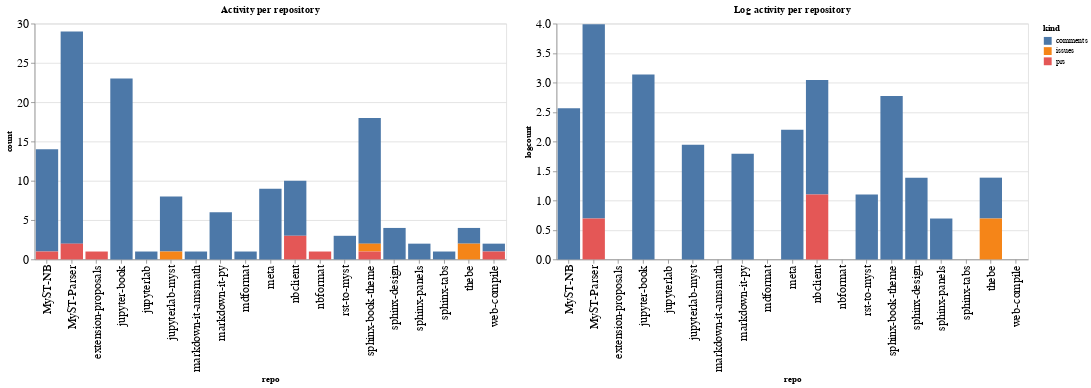

Notebook source saved alongside this figure:
### Code cell
ch1 = alt.Chart(repo_summaries, width=600, title="Activity per repository").mark_bar().encode(
    x='repo',
    y='count',
    color='kind',
    tooltip="kind"
)

ch2 = alt.Chart(repo_summaries, width=600, title="Log activity per repository").mark_bar().encode(
    x='repo',
    y='logcount',
    color='kind',
    tooltip="kind"
)

ch1 | ch2

### Figure 1 — Vega-Lite specification as saved in the notebook (floating-point values rounded to 4 significant figures)
{"config": {"axisLeft": {"labelFontSize": 15}, "axisBottom": {"labelFontSize": 15}}, "hconcat": [{"mark": "bar", "encoding": {"color": {"type": "nominal", "field": "kind"}, "tooltip": {"type": "nominal", "field": "kind"}, "x": {"type": "nominal", "field": "repo"}, "y": {"type": "quantitative", "field": "count"}}, "title": "Activity per repository", "width": 600}, {"mark": "bar", "encoding": {"color": {"type": "nominal", "field": "kind"}, "tooltip": {"type": "nominal", "field": "kind"}, "x": {"type": "nominal", "field": "repo"}, "y": {"type": "quantitative", "field": "logcount"}}, "title": "Log activity per repository", "width": 600}], "data": {"name": "data-62df7e62fc42d1ee922e6ef9413bd508"}, "$schema": "https://vega.github.io/schema/vega-lite/v4.8.1.json", "datasets": {"data-62df7e62fc42d1ee922e6ef9413bd508": [{"repo": "MyST-NB", "kind": "comments", "count": 13, "logcount": 2.565}, {"repo": "MyST-NB", "kind": "prs", "count": 1, "logcount": 0.0}, {"repo": "MyST-Parser", "kind": "comments", "count": 27, "logcount": 3.296}, {"repo": "MyST-Parser", "kind": "prs", "count": 2, "logcount": 0.6931}, {"repo": "extension-proposals", "kind": "prs", "count": 1, "logcount": 0.0}, {"repo": "jupyter-book", "kind": "comments", "count": 23, "logcount": 3.135}, {"repo": "jupyterlab", "kind": "comments", "count": 1, "logcount": 0.0}, {"repo": "jupyterlab-myst", "kind": "comments", "count": 7, "logcount": 1.946}, {"repo": "jupyterlab-myst", "kind": "issues", "count": 1, "logcount": 0.0}, {"repo": "markdown-it-amsmath", "kind": "comments", "count": 1, "logcount": 0.0}, {"repo": "markdown-it-py", "kind": "comments", "count": 6, "logcount": 1.792}, {"repo": "mdformat", "kind": "comments", "count": 1, "logcount": 0.0}, {"repo": "meta", "kind": "comments", "count": 9, "logcount": 2.197}, {"repo": "nbclient", "kind": "comments", "count": 7, "logcount": 1.946}, {"repo": "nbclient", "kind": "prs", "count": 3, "logcount": 1.099}, {"repo": "nbformat", "kind": "prs", "count": 1, "logcount": 0.0}, {"repo": "rst-to-myst", "kind": "comments", "count": 3, "logcount": 1.099}, {"repo": "sphinx-book-theme", "kind": "comments", "count": 16, "logcount": 2.773}, {"repo": "sphinx-book-theme", "kind": "issues", "count": 1, "logcount": 0.0}, {"repo": "sphinx-book-theme", "kind": "prs", "count": 1, "logcount": 0.0}, {"repo": "sphinx-design", "kind": "comments", "count": 4, "logcount": 1.386}, {"repo": "sphinx-panels", "kind": "comments", "count": 2, "logcount": 0.6931}, {"repo": "sphinx-tabs", "kind": "comments", "count": 1, "logcount": 0.0}, {"repo": "thebe", "kind": "comments", "count": 2, "logcount": 0.6931}, {"repo": "thebe", "kind": "issues", "count": 2, "logcount": 0.6931}, {"repo": "web-compile", "kind": "comments", "count": 1, "logcount": 0.0}, {"repo": "web-compile", "kind": "prs", "count": 1, "logcount": 0.0}]}}
